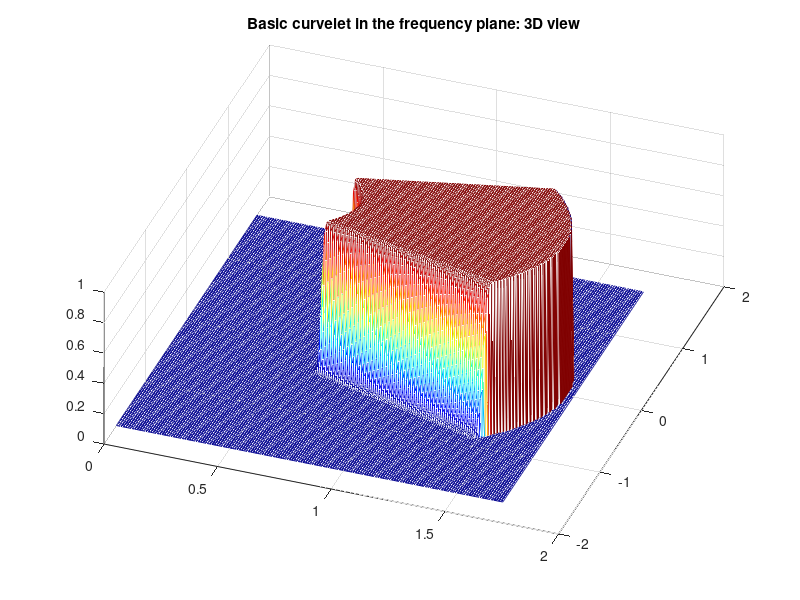
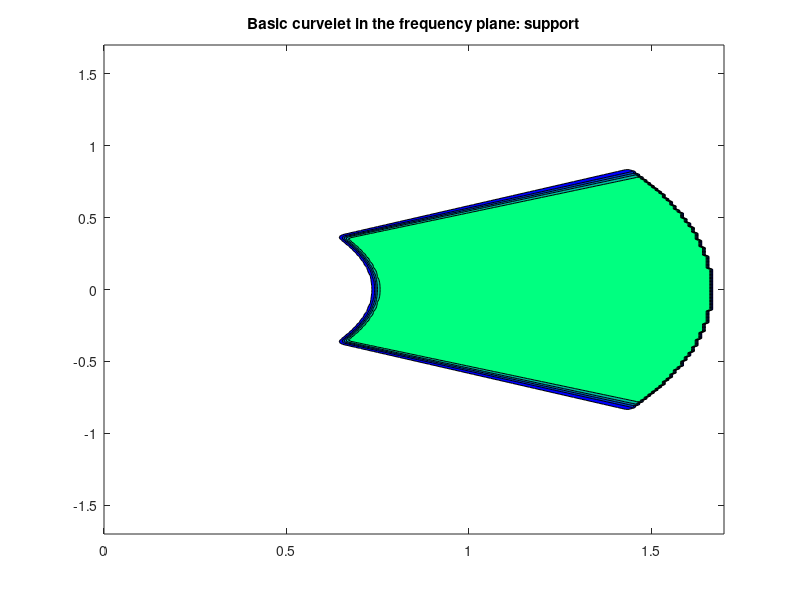

These figures' MATLAB source, in order:
% Using Meyer windows to build a curvelet

L=170; %grid side length
X=zeros(L+1,1); Y=zeros(L+1,1);
CV=zeros(L+1,L+1); %space for curvelet

for nl=0:L,
   Y(nl+1)=nl/100; yaux=nl/100;
   
   for nc=0:L,
      X(nc+1)=nc/100; xaux=nc/100;
      
      r=sqrt(xaux^2+yaux^2);
      
      if xaux>0,
         theta=atan(yaux/xaux);
      else
         theta=pi/2;
      end;   
      
      V=0;
      if theta<=(1/3), 
         V=1; 
      else
         if theta<=(2/3),
            x=(3*theta)-1;
            nu=0;
            if x>0,
               if x<1,
                  s1=exp(-((1/(1+x)^2)+(1/(1-x)^2)));
                  s2=exp(-((1/(1+(x-1))^2)+(1/(1-(x-1))^2)));
                  nu=s2/(s2+s1);
               end;
            end;
            if x>=1, nu=1; end;
         
            V=cos((pi*nu)/2);
         end;
      end;
            
      W=0;
      if r>=(2/3),
         if r<=(5/6),
            x=5-(6*r);
            nu=0;
            if x>0,
               if x<1,
                  s1=exp(-((1/(1+x)^2)+(1/(1-x)^2)));
                  s2=exp(-((1/(1+(x-1))^2)+(1/(1-(x-1))^2)));
                  nu=s2/(s2+s1);
               end;
            end;
            if x>=1, nu=1; end;
         

            W=cos((pi*nu)/2);
         else
            if r<=(4/3),
               W=1;
            else
               if r<=(5/3),                  
 						x=3-(4*r);
                  nu=0;
                  if x>0,
                    if x<1,
                       s1=exp(-((1/(1+x)^2)+(1/(1-x)^2)));
                       s2=exp(-((1/(1+(x-1))^2)+(1/(1-(x-1))^2)));
                       nu=s2/(s2+s1);
                    end;
                 end;
                 if x>=1, nu=1; end;
         
                  W=cos((pi*nu)/2);
               end;
            end;
         end;
       end;      
            
      CV(nl+1,nc+1)=W*V;
      
   end;   
end; 

Y=[flipud(Y);-Y]; %use symmetry around horizontal
Z=zeros(L+1,L+1);
CV=[flipud(CV);CV];


figure(1)
colormap('jet');
mesh(X,Y,CV);
view(20, 60);
title('Basic curvelet in the frequency plane: 3D view');

figure(2)
colormap('winter');
contourf(X,Y,CV,[0.1 0.3 0.5 0.7 0.9]);
view(2);
title('Basic curvelet in the frequency plane: support');
